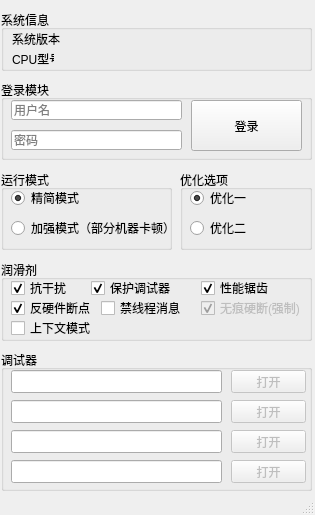
<?xml version="1.0" encoding="UTF-8"?>
<ui version="4.0">
 <class>XinyiVmmClass</class>
 <widget class="QMainWindow" name="XinyiVmmClass">
  <property name="geometry">
   <rect>
    <x>0</x>
    <y>0</y>
    <width>315</width>
    <height>515</height>
   </rect>
  </property>
  <property name="windowTitle">
   <string>XinyiVmm</string>
  </property>
  <property name="windowIcon">
   <iconset resource="XinyiVmm.qrc">
    <normaloff>:/icon/20201125095101605_easyicon_net_32.ico</normaloff>:/icon/20201125095101605_easyicon_net_32.ico</iconset>
  </property>
  <property name="styleSheet">
   <string notr="true"/>
  </property>
  <widget class="QWidget" name="centralWidget">
   <widget class="QGroupBox" name="groupBox">
    <property name="geometry">
     <rect>
      <x>1</x>
      <y>10</y>
      <width>311</width>
      <height>61</height>
     </rect>
    </property>
    <property name="title">
     <string>系统信息</string>
    </property>
    <widget class="QLabel" name="label">
     <property name="geometry">
      <rect>
       <x>11</x>
       <y>21</y>
       <width>48</width>
       <height>16</height>
      </rect>
     </property>
     <property name="text">
      <string>系统版本</string>
     </property>
    </widget>
    <widget class="QLabel" name="label_2">
     <property name="geometry">
      <rect>
       <x>11</x>
       <y>41</y>
       <width>42</width>
       <height>16</height>
      </rect>
     </property>
     <property name="text">
      <string>CPU型号</string>
     </property>
    </widget>
    <widget class="QLabel" name="sysinfo">
     <property name="geometry">
      <rect>
       <x>68</x>
       <y>21</y>
       <width>231</width>
       <height>16</height>
      </rect>
     </property>
     <property name="statusTip">
      <string>登录卡死联系作者</string>
     </property>
     <property name="text">
      <string/>
     </property>
    </widget>
    <widget class="QLabel" name="cpuinfo">
     <property name="geometry">
      <rect>
       <x>68</x>
       <y>41</y>
       <width>231</width>
       <height>16</height>
      </rect>
     </property>
     <property name="statusTip">
      <string>必须是Intel CPU</string>
     </property>
     <property name="text">
      <string/>
     </property>
    </widget>
   </widget>
   <widget class="QGroupBox" name="groupBox_2">
    <property name="geometry">
     <rect>
      <x>1</x>
      <y>80</y>
      <width>311</width>
      <height>80</height>
     </rect>
    </property>
    <property name="title">
     <string>登录模块</string>
    </property>
    <widget class="QLineEdit" name="username">
     <property name="geometry">
      <rect>
       <x>10</x>
       <y>20</y>
       <width>171</width>
       <height>20</height>
      </rect>
     </property>
     <property name="placeholderText">
      <string>用户名</string>
     </property>
    </widget>
    <widget class="QLineEdit" name="password">
     <property name="geometry">
      <rect>
       <x>10</x>
       <y>50</y>
       <width>171</width>
       <height>20</height>
      </rect>
     </property>
     <property name="placeholderText">
      <string>密码</string>
     </property>
    </widget>
    <widget class="QPushButton" name="Login">
     <property name="geometry">
      <rect>
       <x>190</x>
       <y>20</y>
       <width>111</width>
       <height>51</height>
      </rect>
     </property>
     <property name="text">
      <string>登录</string>
     </property>
    </widget>
   </widget>
   <widget class="QGroupBox" name="groupBox_3">
    <property name="geometry">
     <rect>
      <x>1</x>
      <y>170</y>
      <width>171</width>
      <height>80</height>
     </rect>
    </property>
    <property name="title">
     <string>运行模式</string>
    </property>
    <widget class="QRadioButton" name="unuse_ept">
     <property name="geometry">
      <rect>
       <x>10</x>
       <y>20</y>
       <width>91</width>
       <height>16</height>
      </rect>
     </property>
     <property name="statusTip">
      <string>推荐首选</string>
     </property>
     <property name="text">
      <string>精简模式</string>
     </property>
     <property name="checked">
      <bool>true</bool>
     </property>
    </widget>
    <widget class="QRadioButton" name="use_ept">
     <property name="geometry">
      <rect>
       <x>10</x>
       <y>50</y>
       <width>161</width>
       <height>16</height>
      </rect>
     </property>
     <property name="statusTip">
      <string>可尝试方案</string>
     </property>
     <property name="text">
      <string>加强模式（部分机器卡顿）</string>
     </property>
    </widget>
   </widget>
   <widget class="QGroupBox" name="groupBox_4">
    <property name="geometry">
     <rect>
      <x>180</x>
      <y>170</y>
      <width>132</width>
      <height>80</height>
     </rect>
    </property>
    <property name="title">
     <string>优化选项</string>
    </property>
    <widget class="QRadioButton" name="unuse_mode">
     <property name="geometry">
      <rect>
       <x>10</x>
       <y>20</y>
       <width>89</width>
       <height>16</height>
      </rect>
     </property>
     <property name="text">
      <string>优化一</string>
     </property>
     <property name="checked">
      <bool>true</bool>
     </property>
    </widget>
    <widget class="QRadioButton" name="use_mode">
     <property name="geometry">
      <rect>
       <x>10</x>
       <y>50</y>
       <width>89</width>
       <height>16</height>
      </rect>
     </property>
     <property name="text">
      <string>优化二</string>
     </property>
    </widget>
   </widget>
   <widget class="QGroupBox" name="groupBox_5">
    <property name="geometry">
     <rect>
      <x>1</x>
      <y>350</y>
      <width>311</width>
      <height>141</height>
     </rect>
    </property>
    <property name="title">
     <string>调试器</string>
    </property>
    <widget class="QLineEdit" name="DebugPath1">
     <property name="geometry">
      <rect>
       <x>10</x>
       <y>20</y>
       <width>211</width>
       <height>23</height>
      </rect>
     </property>
     <property name="readOnly">
      <bool>true</bool>
     </property>
    </widget>
    <widget class="QPushButton" name="Open1">
     <property name="enabled">
      <bool>false</bool>
     </property>
     <property name="geometry">
      <rect>
       <x>230</x>
       <y>20</y>
       <width>75</width>
       <height>23</height>
      </rect>
     </property>
     <property name="text">
      <string>打开</string>
     </property>
     <property name="checkable">
      <bool>false</bool>
     </property>
     <property name="checked">
      <bool>false</bool>
     </property>
    </widget>
    <widget class="QLineEdit" name="DebugPath2">
     <property name="geometry">
      <rect>
       <x>10</x>
       <y>50</y>
       <width>211</width>
       <height>23</height>
      </rect>
     </property>
     <property name="readOnly">
      <bool>true</bool>
     </property>
    </widget>
    <widget class="QPushButton" name="Open2">
     <property name="enabled">
      <bool>false</bool>
     </property>
     <property name="geometry">
      <rect>
       <x>230</x>
       <y>50</y>
       <width>75</width>
       <height>23</height>
      </rect>
     </property>
     <property name="text">
      <string>打开</string>
     </property>
    </widget>
    <widget class="QLineEdit" name="DebugPath3">
     <property name="geometry">
      <rect>
       <x>10</x>
       <y>80</y>
       <width>211</width>
       <height>23</height>
      </rect>
     </property>
     <property name="readOnly">
      <bool>true</bool>
     </property>
    </widget>
    <widget class="QPushButton" name="Open3">
     <property name="enabled">
      <bool>false</bool>
     </property>
     <property name="geometry">
      <rect>
       <x>230</x>
       <y>80</y>
       <width>75</width>
       <height>23</height>
      </rect>
     </property>
     <property name="text">
      <string>打开</string>
     </property>
    </widget>
    <widget class="QLineEdit" name="DebugPath4">
     <property name="geometry">
      <rect>
       <x>10</x>
       <y>110</y>
       <width>211</width>
       <height>23</height>
      </rect>
     </property>
     <property name="readOnly">
      <bool>true</bool>
     </property>
    </widget>
    <widget class="QPushButton" name="Open4">
     <property name="enabled">
      <bool>false</bool>
     </property>
     <property name="geometry">
      <rect>
       <x>230</x>
       <y>110</y>
       <width>75</width>
       <height>23</height>
      </rect>
     </property>
     <property name="text">
      <string>打开</string>
     </property>
    </widget>
   </widget>
   <widget class="QGroupBox" name="groupBox_6">
    <property name="geometry">
     <rect>
      <x>1</x>
      <y>260</y>
      <width>311</width>
      <height>81</height>
     </rect>
    </property>
    <property name="title">
     <string>润滑剂</string>
    </property>
    <widget class="QCheckBox" name="AntiInterference">
     <property name="geometry">
      <rect>
       <x>10</x>
       <y>20</y>
       <width>71</width>
       <height>16</height>
      </rect>
     </property>
     <property name="statusTip">
      <string>建议勾选</string>
     </property>
     <property name="text">
      <string>抗干扰</string>
     </property>
     <property name="checked">
      <bool>true</bool>
     </property>
    </widget>
    <widget class="QCheckBox" name="ProtectDebuger">
     <property name="geometry">
      <rect>
       <x>90</x>
       <y>20</y>
       <width>101</width>
       <height>16</height>
      </rect>
     </property>
     <property name="statusTip">
      <string>建议勾选</string>
     </property>
     <property name="text">
      <string>保护调试器</string>
     </property>
     <property name="checked">
      <bool>true</bool>
     </property>
    </widget>
    <widget class="QCheckBox" name="Performance">
     <property name="geometry">
      <rect>
       <x>200</x>
       <y>20</y>
       <width>71</width>
       <height>16</height>
      </rect>
     </property>
     <property name="statusTip">
      <string>建议勾选</string>
     </property>
     <property name="text">
      <string>性能锯齿</string>
     </property>
     <property name="checked">
      <bool>true</bool>
     </property>
    </widget>
    <widget class="QCheckBox" name="antihardware">
     <property name="geometry">
      <rect>
       <x>10</x>
       <y>40</y>
       <width>91</width>
       <height>16</height>
      </rect>
     </property>
     <property name="statusTip">
      <string>一点小东西</string>
     </property>
     <property name="whatsThis">
      <string/>
     </property>
     <property name="text">
      <string>反硬件断点</string>
     </property>
     <property name="checked">
      <bool>true</bool>
     </property>
    </widget>
    <widget class="QCheckBox" name="infbreakpoint">
     <property name="enabled">
      <bool>false</bool>
     </property>
     <property name="geometry">
      <rect>
       <x>200</x>
       <y>40</y>
       <width>111</width>
       <height>16</height>
      </rect>
     </property>
     <property name="statusTip">
      <string>强制开启</string>
     </property>
     <property name="text">
      <string>无痕硬断(强制)</string>
     </property>
     <property name="checked">
      <bool>true</bool>
     </property>
    </widget>
    <widget class="QCheckBox" name="disablethread">
     <property name="geometry">
      <rect>
       <x>100</x>
       <y>40</y>
       <width>81</width>
       <height>16</height>
      </rect>
     </property>
     <property name="statusTip">
      <string>看情况勾选</string>
     </property>
     <property name="text">
      <string>禁线程消息</string>
     </property>
     <property name="checked">
      <bool>false</bool>
     </property>
    </widget>
    <widget class="QCheckBox" name="supercontext">
     <property name="geometry">
      <rect>
       <x>10</x>
       <y>60</y>
       <width>81</width>
       <height>16</height>
      </rect>
     </property>
     <property name="statusTip">
      <string>只适用于ce和x64进程</string>
     </property>
     <property name="text">
      <string>上下文模式</string>
     </property>
    </widget>
   </widget>
  </widget>
  <widget class="QStatusBar" name="statusBar"/>
 </widget>
 <layoutdefault spacing="6" margin="11"/>
 <resources>
  <include location="XinyiVmm.qrc"/>
 </resources>
 <connections>
  <connection>
   <sender>Login</sender>
   <signal>clicked()</signal>
   <receiver>XinyiVmmClass</receiver>
   <slot>LoginClicked()</slot>
   <hints>
    <hint type="sourcelabel">
     <x>218</x>
     <y>122</y>
    </hint>
    <hint type="destinationlabel">
     <x>323</x>
     <y>104</y>
    </hint>
   </hints>
  </connection>
  <connection>
   <sender>Open1</sender>
   <signal>clicked()</signal>
   <receiver>XinyiVmmClass</receiver>
   <slot>Open1Clicked()</slot>
   <hints>
    <hint type="sourcelabel">
     <x>267</x>
     <y>291</y>
    </hint>
    <hint type="destinationlabel">
     <x>305</x>
     <y>255</y>
    </hint>
   </hints>
  </connection>
  <connection>
   <sender>Open2</sender>
   <signal>clicked()</signal>
   <receiver>XinyiVmmClass</receiver>
   <slot>Open2Clicked()</slot>
   <hints>
    <hint type="sourcelabel">
     <x>286</x>
     <y>315</y>
    </hint>
    <hint type="destinationlabel">
     <x>323</x>
     <y>309</y>
    </hint>
   </hints>
  </connection>
  <connection>
   <sender>Open3</sender>
   <signal>clicked()</signal>
   <receiver>XinyiVmmClass</receiver>
   <slot>Open3Clicked()</slot>
   <hints>
    <hint type="sourcelabel">
     <x>298</x>
     <y>348</y>
    </hint>
    <hint type="destinationlabel">
     <x>314</x>
     <y>336</y>
    </hint>
   </hints>
  </connection>
  <connection>
   <sender>Open4</sender>
   <signal>clicked()</signal>
   <receiver>XinyiVmmClass</receiver>
   <slot>Open4Clicked()</slot>
   <hints>
    <hint type="sourcelabel">
     <x>271</x>
     <y>376</y>
    </hint>
    <hint type="destinationlabel">
     <x>317</x>
     <y>374</y>
    </hint>
   </hints>
  </connection>
  <connection>
   <sender>AntiInterference</sender>
   <signal>clicked()</signal>
   <receiver>XinyiVmmClass</receiver>
   <slot>ClickConf()</slot>
   <hints>
    <hint type="sourcelabel">
     <x>19</x>
     <y>284</y>
    </hint>
    <hint type="destinationlabel">
     <x>-8</x>
     <y>260</y>
    </hint>
   </hints>
  </connection>
  <connection>
   <sender>ProtectDebuger</sender>
   <signal>clicked()</signal>
   <receiver>XinyiVmmClass</receiver>
   <slot>ClickConf()</slot>
   <hints>
    <hint type="sourcelabel">
     <x>100</x>
     <y>285</y>
    </hint>
    <hint type="destinationlabel">
     <x>1</x>
     <y>322</y>
    </hint>
   </hints>
  </connection>
  <connection>
   <sender>Performance</sender>
   <signal>clicked()</signal>
   <receiver>XinyiVmmClass</receiver>
   <slot>ClickConf()</slot>
   <hints>
    <hint type="sourcelabel">
     <x>203</x>
     <y>283</y>
    </hint>
    <hint type="destinationlabel">
     <x>1</x>
     <y>253</y>
    </hint>
   </hints>
  </connection>
  <connection>
   <sender>antihardware</sender>
   <signal>clicked()</signal>
   <receiver>XinyiVmmClass</receiver>
   <slot>ClickConf()</slot>
   <hints>
    <hint type="sourcelabel">
     <x>20</x>
     <y>306</y>
    </hint>
    <hint type="destinationlabel">
     <x>0</x>
     <y>298</y>
    </hint>
   </hints>
  </connection>
  <connection>
   <sender>disablethread</sender>
   <signal>clicked()</signal>
   <receiver>XinyiVmmClass</receiver>
   <slot>ClickConf()</slot>
   <hints>
    <hint type="sourcelabel">
     <x>107</x>
     <y>307</y>
    </hint>
    <hint type="destinationlabel">
     <x>-4</x>
     <y>341</y>
    </hint>
   </hints>
  </connection>
  <connection>
   <sender>supercontext</sender>
   <signal>clicked()</signal>
   <receiver>XinyiVmmClass</receiver>
   <slot>ClickConf()</slot>
   <hints>
    <hint type="sourcelabel">
     <x>86</x>
     <y>329</y>
    </hint>
    <hint type="destinationlabel">
     <x>-7</x>
     <y>332</y>
    </hint>
   </hints>
  </connection>
 </connections>
 <slots>
  <slot>LoginClicked()</slot>
  <slot>Open1Clicked()</slot>
  <slot>Open2Clicked()</slot>
  <slot>Open3Clicked()</slot>
  <slot>Open4Clicked()</slot>
  <slot>ClickConf()</slot>
 </slots>
</ui>
